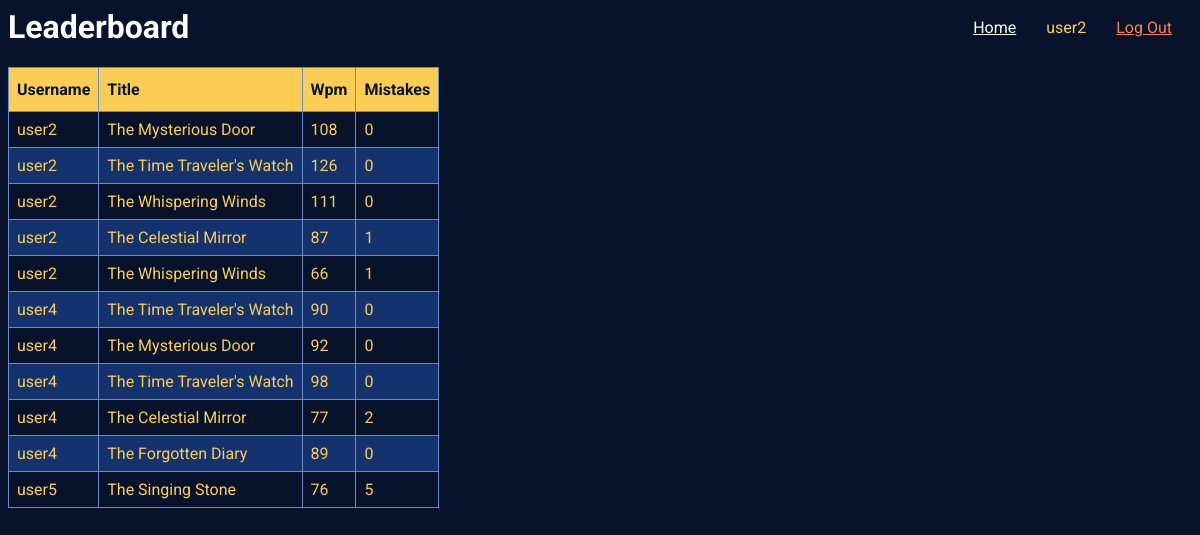
Page /leaderboard (signed in) on the committed database.
### tables this page shows
CREATE TABLE users (
    user_id integer primary key autoincrement,
    username text unique not null,
    password text not null
);

CREATE TABLE races (
    race_id integer primary key autoincrement,
    prompt_id int not null,
    user_id int not null,
    prompt_title int not null,
    wpm int not null,
    mistakes int not null,
    foreign key (user_id) references user (user_id),
    foreign key (prompt_id) references prompt (prompt_id)
);

### app.py (the view)
@app.route("/leaderboard", methods=['GET'])
def scores():
    if request.method == "GET":
        conn = get_db_connection()
        leaders = conn.execute('SELECT u.username, r.prompt_title, r.wpm, r.mistakes FROM races r INNER JOIN users u ON r.user_id = u.user_id').fetchall()
        conn.commit()
        return render_template('./leaderboard.html', leaders=leaders)

### app.py (called while the page is built)
def get_db_connection():
    conn = sqlite3.connect('database.db')
    conn.row_factory = sqlite3.Row
    return conn

### auth.py (called while the page is built)
@bp.before_app_request
def load_logged_in_user():
    user_id = session.get('user_id')
    if user_id is None:
        g.user = None
    else:
        g.user = get_db().execute(
            'SELECT * FROM users WHERE user_id = ?', (user_id,)
        ).fetchone()

### db.py (called while the page is built)
def get_db():
    if 'db' not in g:
        g.db = sqlite3.connect('database.db', detect_types=sqlite3.PARSE_DECLTYPES)
        g.db.row_factory = sqlite3.Row
    return g.db

### templates/leaderboard.html
<html>
    <head>
        <link rel="stylesheet" href="/static/style.css">
    </head>
<body>
    <nav>
        <ul id="nav-container">
        {% if g.user %}
            <li id="home"><a href="/">Home</a>
            <li id="user-id"><span>{{ g.user['username'] }}</span>
            <li><a id="logout" href="{{ url_for('auth.logout') }}">Log Out</a>
        {% else %}
            <li><a id="home-alt" href="/">Home</a>
            <li><a id="register" href="{{ url_for('auth.register') }}">Register</a>
            <li><a id="login" href="{{ url_for('auth.login') }}">Log In</a>
        {% endif %}
    </ul>
    </nav>
    <h1>Leaderboard</h1>
    <div class="leaderboard">
        <table id="leaderboard-table">
            <thead>
            <tr>
                <th>Username</th>
                <th>Title</th>
                <th>Wpm</th>
                <th>Mistakes</th>
            </tr>
            </thead>
            <tbody>
                {% for leader in leaders %}
                <tr>
                    <td>{{ leader['username'] }}</td>
                    <td>{{ leader['prompt_title'] }}</td>
                    <td>{{ leader['wpm'] }}</td>
                    <td>{{ leader['mistakes'] }}</td>
                </tr>
                {% endfor %}
            </tbody>
        </table>
    </div>
</body>
</html>

### static/style.css (style rules this page uses)
#nav-container { float: right; list-style: none; margin: 0; padding: 0; display: flex; flex-direction: row; justify-content: space-around; row-gap: 30px; }
#nav-container li { margin-right: 10px; padding: 10px; border-radius: 5px; }
#home a { color: white; }
#user-id { color: #fccd53; }
#logout { color: #fa7f52; }
h1 { color: white; }
body { background-color: #07132b; font-family: 'Roboto', sans-serif; overflow: hidden; }
#leaderboard-table { border-collapse: collapse; }
#leaderboard-table td, #leaderboard-table th { border: 1px solid #6b8ac9; padding: 8px; color: #fccd53; }
#leaderboard-table tr:nth-child(even) { background-color: #14326e; }
#leaderboard-table th { padding-top: 12px; padding-bottom: 12px; text-align: left; background-color: #fccd53; color: #07132b; }

### rows in the picture
users: user.username "user2"
races: username "user2", prompt_title "The Mysterious Door", wpm "108", mistakes "0"
races: username "user2", prompt_title "The Time Traveler's Watch", wpm "126", mistakes "0"
races: username "user2", prompt_title "The Whispering Winds", wpm "111", mistakes "0"
races: username "user2", prompt_title "The Celestial Mirror", wpm "87", mistakes "1"
races: username "user2", prompt_title "The Whispering Winds", wpm "66", mistakes "1"
races: username "user4", prompt_title "The Time Traveler's Watch", wpm "90", mistakes "0"
races: username "user4", prompt_title "The Mysterious Door", wpm "92", mistakes "0"
races: username "user4", prompt_title "The Time Traveler's Watch", wpm "98", mistakes "0"
races: username "user4", prompt_title "The Celestial Mirror", wpm "77", mistakes "2"
races: username "user4", prompt_title "The Forgotten Diary", wpm "89", mistakes "0"
races: username "user5", prompt_title "The Singing Stone", wpm "76", mistakes "5"
